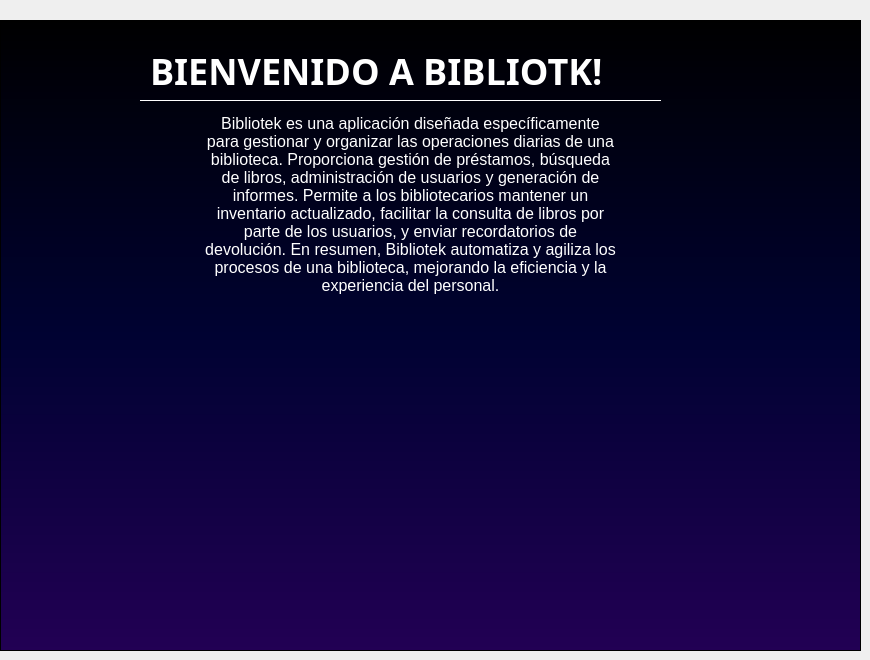
    <widget class="QWidget" name="Inicio">
     <widget class="QFrame" name="frame">
      <property name="enabled">
       <bool>true</bool>
      </property>
      <property name="geometry">
       <rect>
        <x>0</x>
        <y>20</y>
        <width>861</width>
        <height>631</height>
       </rect>
      </property>
      <property name="styleSheet">
       <string notr="true">#frame
{
background-color: qlineargradient(spread:pad, x1:0, y1:0, x2:0, y2:1, stop:0 #000000, stop:0.5 #000232, stop:1 #220054);
}

QLabel{
font-family: Aharoni;
font-weight: bold;
color: white;
font-size: 36px;
background: transparent;
}

#borde{
background: transparent;
font-size: 24px;
border-top: 1px solid white;
}


#Descripcion{

color: white;
font-size: 22px;
background: transparent;
border: none;
}</string>
      </property>
      <property name="frameShape">
       <enum>QFrame::StyledPanel</enum>
      </property>
      <property name="frameShadow">
       <enum>QFrame::Raised</enum>
      </property>
      <widget class="QLabel" name="label">
       <property name="geometry">
        <rect>
         <x>150</x>
         <y>30</y>
         <width>501</width>
         <height>41</height>
        </rect>
       </property>
       <property name="text">
        <string>BIENVENIDO A BIBLIOTK!</string>
       </property>
      </widget>
      <widget class="QLabel" name="borde">
       <property name="geometry">
        <rect>
         <x>140</x>
         <y>80</y>
         <width>521</width>
         <height>20</height>
        </rect>
       </property>
       <property name="styleSheet">
        <string notr="true"/>
       </property>
       <property name="text">
        <string/>
       </property>
      </widget>
      <widget class="QTextBrowser" name="Descripcion">
       <property name="geometry">
        <rect>
         <x>200</x>
         <y>90</y>
         <width>421</width>
         <height>401</height>
        </rect>
       </property>
       <property name="html">
        <string>&lt;!DOCTYPE HTML PUBLIC &quot;-//W3C//DTD HTML 4.0//EN&quot; &quot;http://www.w3.org/TR/REC-html40/strict.dtd&quot;&gt;
&lt;html&gt;&lt;head&gt;&lt;meta name=&quot;qrichtext&quot; content=&quot;1&quot; /&gt;&lt;style type=&quot;text/css&quot;&gt;
p, li { white-space: pre-wrap; }
&lt;/style&gt;&lt;/head&gt;&lt;body style=&quot; font-family:'MS Shell Dlg 2'; font-size:22px; font-weight:400; font-style:normal;&quot;&gt;
&lt;p align=&quot;center&quot; style=&quot; margin-top:0px; margin-bottom:0px; margin-left:0px; margin-right:0px; -qt-block-indent:0; text-indent:0px;&quot;&gt;&lt;span style=&quot; font-family:'Comic sans'; font-size:12pt;&quot;&gt;Bibliotek es una aplicación diseñada específicamente para gestionar y organizar las operaciones diarias de una biblioteca. Proporciona gestión de préstamos, búsqueda de libros, administración de usuarios y generación de informes. Permite a los bibliotecarios mantener un inventario actualizado, facilitar la consulta de libros por parte de los usuarios, y enviar recordatorios de devolución. En resumen, Bibliotek automatiza y agiliza los procesos de una biblioteca, mejorando la eficiencia y la experiencia del personal.&lt;/span&gt;&lt;/p&gt;&lt;/body&gt;&lt;/html&gt;</string>
       </property>
      </widget>
      <widget class="QLabel" name="label_2">
       <property name="geometry">
        <rect>
         <x>290</x>
         <y>310</y>
         <width>331</width>
         <height>511</height>
        </rect>
       </property>
       <property name="text">
        <string/>
       </property>
       <property name="pixmap">
        <pixmap>imagen2.png</pixmap>
       </property>
      </widget>
      <widget class="QLabel" name="label_3">
       <property name="geometry">
        <rect>
         <x>40</x>
         <y>30</y>
         <width>101</width>
         <height>61</height>
        </rect>
       </property>
       <property name="text">
        <string/>
       </property>
       <property name="pixmap">
        <pixmap>logo1.png</pixmap>
       </property>
      </widget>
      <widget class="QLabel" name="label_20">
       <property name="geometry">
        <rect>
         <x>660</x>
         <y>30</y>
         <width>101</width>
         <height>61</height>
        </rect>
       </property>
       <property name="text">
        <string/>
       </property>
       <property name="pixmap">
        <pixmap>logo1.png</pixmap>
       </property>
      </widget>
     </widget>
    </widget>
